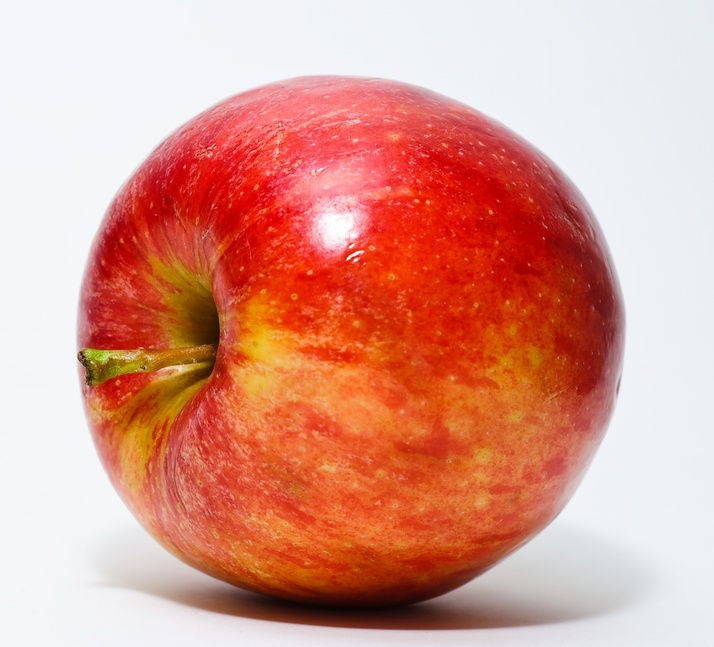
#> input picture backend/test_images/fresh_apple.jpg, 714 x 647 px, shrunk from 2418 x 2192 before the run; its folder holds 2 pictures in this run
$ python test_image_analysis.py   (older library calls are emulated)
#> lines starting #> are read from the running program, lines starting #| are printed output that depends on the picture; after the words box and inside, x2 and y2 are one past the last pixel; in counts of white or black regions, pixels touching at a corner belong together
### backend/ml/image_analysis.py
import cv2
import numpy as np

def analyze_image(image_bytes: bytes) -> dict:
    """
    OpenCV-based image analysis module using Localized Region Analysis.
    Calculates beginner-friendly visual heuristics directly from image pixels.
    This does NOT use any trained model. It relies purely on classical image processing.
    """

    np_arr = np.frombuffer(image_bytes, np.uint8)
    image = cv2.imdecode(np_arr, cv2.IMREAD_COLOR)
#> image is the input picture: shape (647, 714, 3); mean B, G, R 140.6, 155.7, 219.7

    if image is None:
        raise ValueError("Failed to decode image bytes with OpenCV.")

    image_rgb = cv2.cvtColor(image, cv2.COLOR_BGR2RGB)
    image_hsv = cv2.cvtColor(image, cv2.COLOR_BGR2HSV)
#> image_hsv: shape (647, 714, 3); mean H, S, V 65.1, 105.8, 222.1
    gray_image = cv2.cvtColor(image, cv2.COLOR_BGR2GRAY)
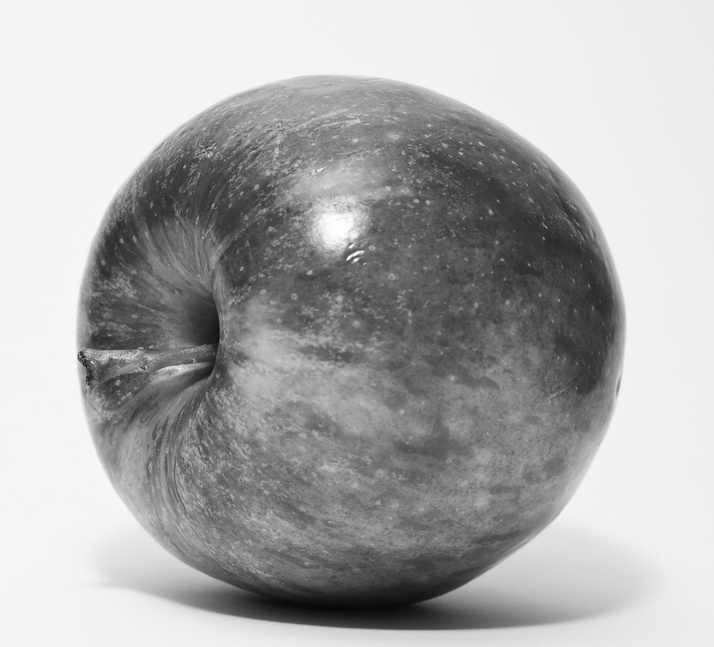
#> gray_image: shape (647, 714); min 6, max 255, mean 173.1

    total_pixels = image.shape[0] * image.shape[1]
#> total_pixels = 461958

    # Saturation threshold: food is saturated, white/gray/black backgrounds are not
    s_channel = image_hsv[:, :, 1]
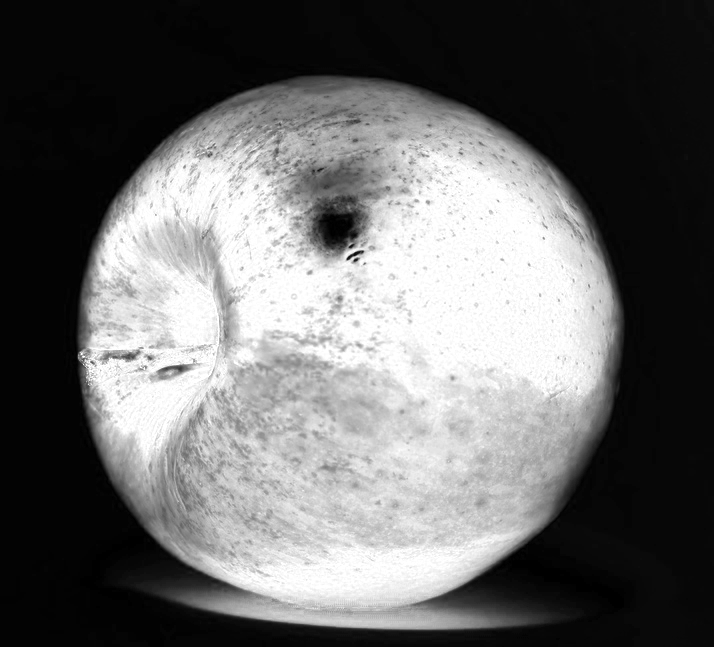
#> s_channel: shape (647, 714); min 0, max 255, mean 105.8
    _, foreground_mask = cv2.threshold(s_channel, 20, 255, cv2.THRESH_BINARY)
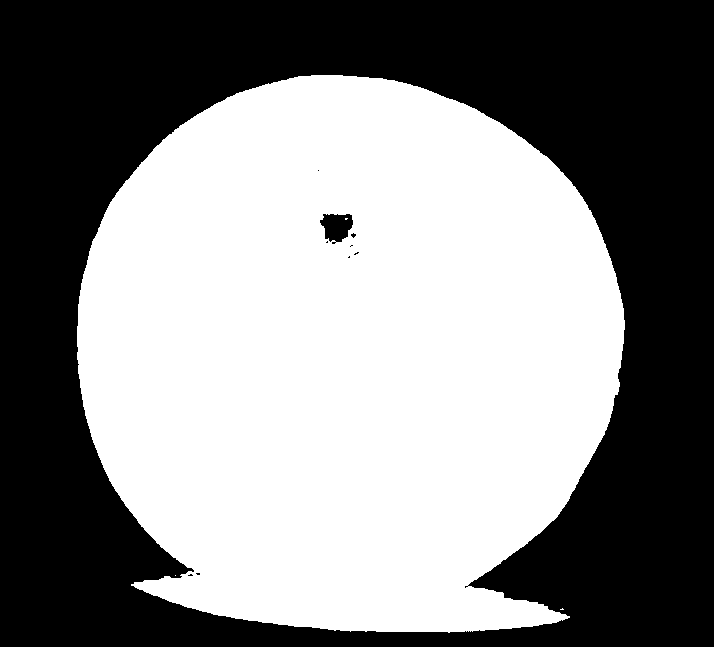
#> foreground_mask: shape (647, 714); 52.5% white; 10 black regions (8 under 20 px), largest, box (x1, y1, x2, y2) and area: (0, 0, 714, 647) 218627, (320, 214, 353, 244) 688

    # If foreground detection fails (e.g., white food on white plate), fallback to whole image
    food_area = cv2.countNonZero(foreground_mask)
#> food_area = 242597
    if food_area < (total_pixels * 0.10):
        food_area = total_pixels
        foreground_mask = np.ones(s_channel.shape, dtype=np.uint8) * 255

    avg_color_per_row = np.average(image_rgb, axis=0)
#> avg_color_per_row = 714 rows, first 8: [244.3, 245.3, 247.8], [244.3, 245.3, 247.8], [244.3, 245.3, 247.8], [244.3, 245.3, 247.8], [244.3, 245.3, 247.8], [244.3, 245.3, 247.8], [244.3, 245.3, 247.8], [244.3, 245.3, 247.8]
    avg_color = np.average(avg_color_per_row, axis=0)
#> avg_color = [219.7, 155.7, 140.6]

    lower_brown = np.array([10, 50, 20])
    upper_brown = np.array([20, 255, 200])
    brown_mask = cv2.inRange(image_hsv, lower_brown, upper_brown)
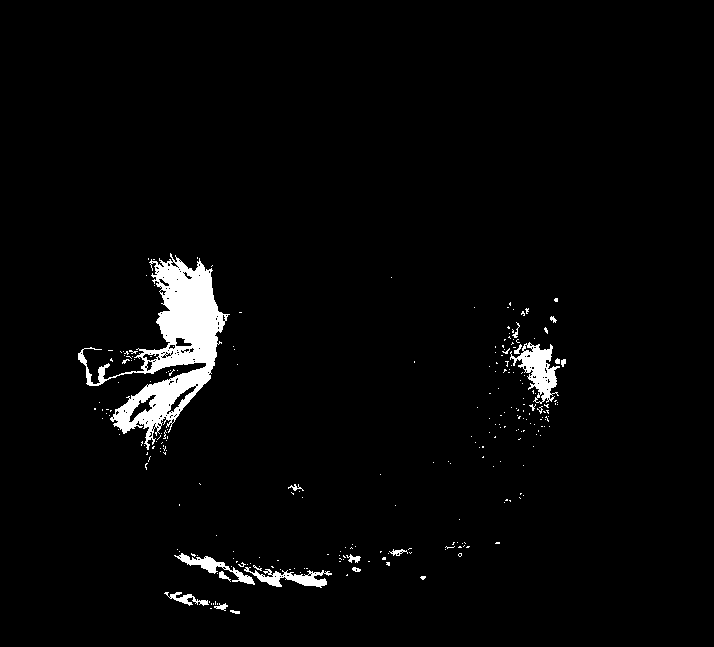
#> brown_mask: shape (647, 714); 2.9% white; 256 white regions (238 under 20 px), largest, box (x1, y1, x2, y2) and area: (78, 253, 230, 450) 9050, (510, 342, 560, 404) 1328, (244, 567, 332, 588) 728
    brown_mask = cv2.bitwise_and(brown_mask, foreground_mask)
    brown_pixel_ratio = (cv2.countNonZero(brown_mask) / food_area) * 100
#> brown_pixel_ratio = 5.44

    lower_dark = np.array([0, 0, 0])
    upper_dark = np.array([180, 255, 50])
    dark_mask = cv2.inRange(image_hsv, lower_dark, upper_dark)
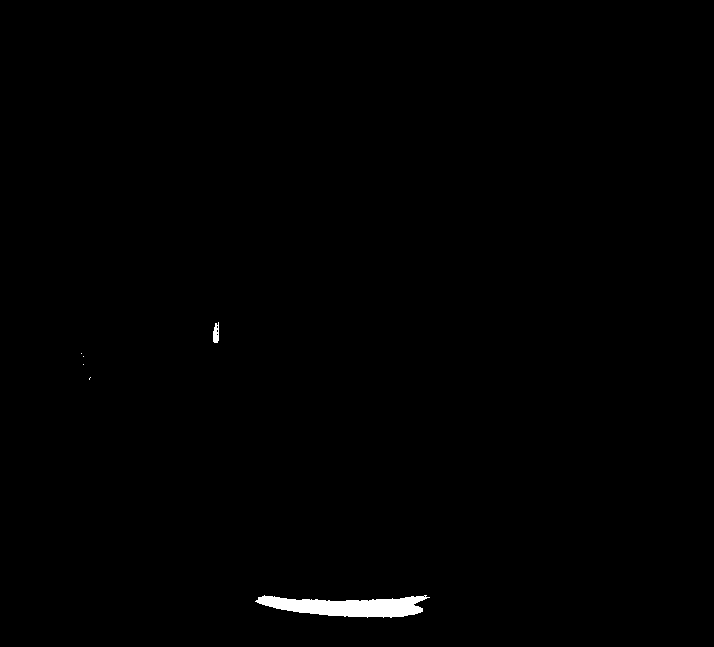
#> dark_mask: shape (647, 714); 0.56% white; 6 white regions (4 under 20 px), largest, box (x1, y1, x2, y2) and area: (255, 595, 430, 618) 2485, (213, 322, 219, 343) 99
    dark_mask = cv2.bitwise_and(dark_mask, foreground_mask)
    dark_pixel_ratio = (cv2.countNonZero(dark_mask) / food_area) * 100
#> dark_pixel_ratio = 1.07

    color_analysis = {
        "average_rgb": {
            "red": round(avg_color[0], 1),
            "green": round(avg_color[1], 1),
            "blue": round(avg_color[2], 1)
        },
        "brown_pixel_ratio": round(brown_pixel_ratio, 2),
        "dark_pixel_ratio": round(dark_pixel_ratio, 2)
    }

    texture_variance = cv2.Laplacian(gray_image, cv2.CV_64F).var()
#> texture_variance = 222.9

    edges = cv2.Canny(gray_image, 100, 200)
#> edges: shape (647, 714); 3.6% white in thin lines or dots, all inside (x1, y1, x2, y2) = (76, 75, 626, 631)
    edges = cv2.bitwise_and(edges, foreground_mask)
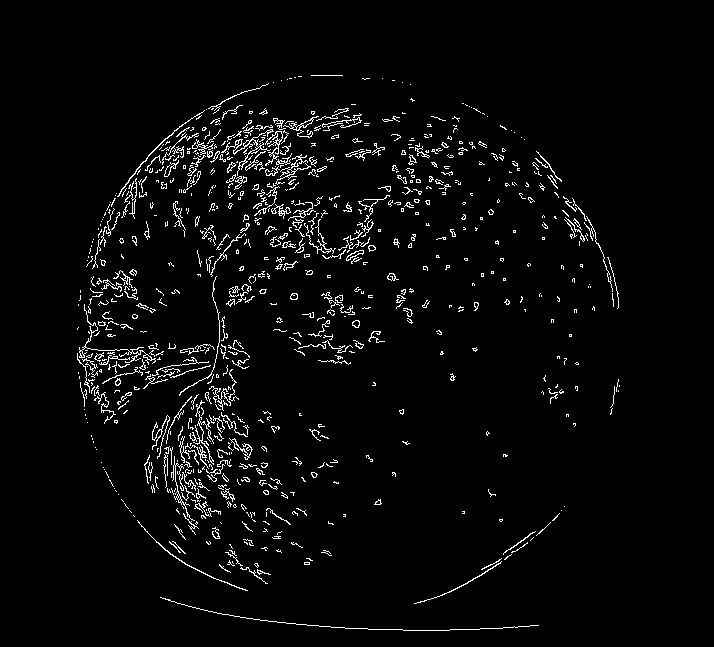
#> edges: shape (647, 714); 3.4% white in thin lines or dots, all inside (x1, y1, x2, y2) = (77, 75, 620, 631)
    edge_density = (cv2.countNonZero(edges) / food_area) * 100
#> edge_density = 6.48

    texture_analysis = {
        "texture_variance": round(texture_variance, 2),
        "edge_density": round(edge_density, 2),
        "surface_roughness": round(edge_density * 1.5, 2)
    }
#> texture_analysis = {'texture_variance': 222.9, 'edge_density': 6.48, 'surface_roughness': 9.72}

    discoloration_ratio = brown_pixel_ratio + dark_pixel_ratio
#> discoloration_ratio = 6.51

    degradation_analysis = {
        "discoloration_ratio": round(discoloration_ratio, 2),
        "dark_region_ratio": round(dark_pixel_ratio, 2),
        "surface_irregularity": round(texture_variance / 100, 2)
    }
#> degradation_analysis = {'discoloration_ratio': 6.51, 'dark_region_ratio': 1.07, 'surface_irregularity': 2.23}

    def get_max_region_ratio(mask):
        """Finds the largest connected component in the mask relative to the food area."""
        contours, _ = cv2.findContours(mask, cv2.RETR_EXTERNAL, cv2.CHAIN_APPROX_SIMPLE)
#> contours = 254 contours, 243 with area under 20; largest, box (x1, y1, x2, y2) and area: (78, 253, 230, 450) 9312, (510, 342, 560, 404) 1272, (244, 567, 332, 588) 595, (174, 553, 255, 585) 501, (164, 592, 209, 606) 158
        max_area = 0
        for cnt in contours:
            area = cv2.contourArea(cnt)
            if area > max_area:
                max_area = area
#> this loop made 254 passes
#> (area, max_area) on passes 3, 9, 21, 226, 254: (35, 35), (158, 158), (595, 595), (1272.5, 1272.5), (9311.5, 9311.5)
#> area on passes 14, 20, 42, 47, 54: 37, 22, 43.5, 501, 45
#> after the loop, max_area = 9311.5
        return (max_area / food_area) * 100

    max_brown_region_ratio = get_max_region_ratio(brown_mask)
#> max_brown_region_ratio = 3.84
    max_dark_region_ratio = get_max_region_ratio(dark_mask)
#> in get_max_region_ratio (call 2), `contours, _ = cv2.findContours(mask, cv2.RETR_EXTERNAL, cv2.CHAIN_APPR..`: contours = 6 contours, 4 with area under 20; largest, box (x1, y1, x2, y2) and area: (255, 595, 430, 618) 2298, (213, 322, 219, 343) 79
#> the loop in get_max_region_ratio (call 2), `for cnt in contours:` made 6 passes
#> (area, max_area) on pass 1: (2298.5, 2298.5)
#> area on pass 6: 79
#> max_dark_region_ratio = 0.947

    lower_mold = np.array([0, 0, 180])
    upper_mold = np.array([180, 30, 255])
    mold_mask = cv2.inRange(image_hsv, lower_mold, upper_mold)
#> mold_mask: shape (647, 714); 47.9% white; 14 white regions (12 under 20 px), largest, box (x1, y1, x2, y2) and area: (0, 0, 714, 647) 220575, (319, 213, 357, 245) 848
    mold_mask = cv2.bitwise_and(mold_mask, foreground_mask)
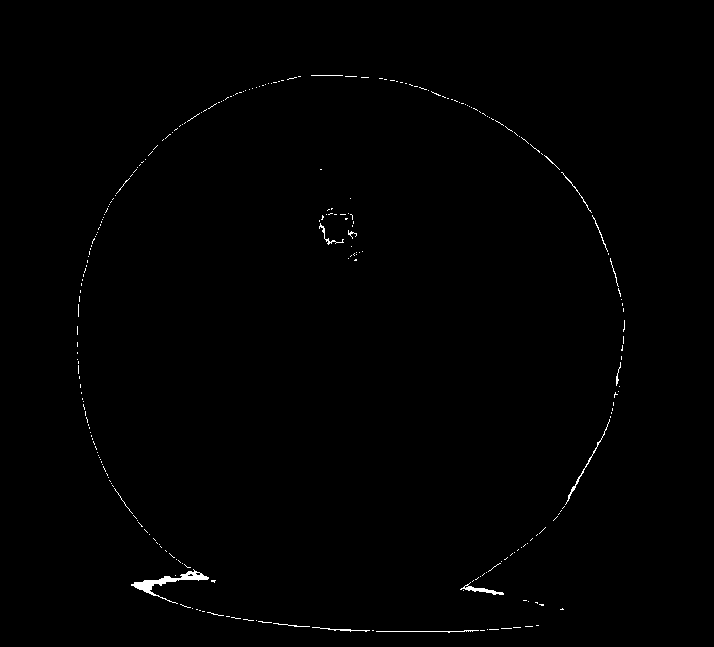
#> mold_mask: shape (647, 714); 0.49% white in thin lines or dots, all inside (x1, y1, x2, y2) = (77, 75, 625, 633)
    max_mold_region_ratio = get_max_region_ratio(mold_mask)
#> in get_max_region_ratio (call 3), `contours, _ = cv2.findContours(mask, cv2.RETR_EXTERNAL, cv2.CHAIN_APPR..`: contours = 259 contours, 255 with area under 20; largest, box (x1, y1, x2, y2) and area: (131, 569, 209, 604) 438, (460, 582, 504, 595) 108, (565, 419, 610, 505) 55, (319, 223, 344, 245) 28
#> max_mold_region_ratio = 0.181

    # Thresholds use localized region areas rather than global pixel counts (conservative)
    possible_bruising = max_brown_region_ratio > 3.0 or max_dark_region_ratio > 2.0
#> possible_bruising = True
    possible_physical_damage = edge_density > 15.0 and texture_variance > 1500.0
#> possible_physical_damage = False
    possible_mold_indicator = max_mold_region_ratio > 1.0
#> possible_mold_indicator = False

    damage_indicators = {
        "possible_bruising": bool(possible_bruising),
        "possible_physical_damage": bool(possible_physical_damage)
    }
#> damage_indicators = {'possible_bruising': True, 'possible_physical_damage': False}

    return {
        "color_analysis": color_analysis,
        "texture_analysis": texture_analysis,
        "degradation_analysis": degradation_analysis,
        "damage_indicators": damage_indicators,
        "possible_mold_indicator": bool(possible_mold_indicator),
        "disclaimer": "Basic visual heuristics only; no dedicated damage/mold detection model is trained."
    }

### backend/test_image_analysis.py
import os
import json
from ml.image_analysis import analyze_image

def main():
    test_image_path = os.path.join(os.path.dirname(__file__), "test_images", "fresh_apple.jpg")

    print(f"Testing OpenCV analysis with image: {test_image_path}")

    if not os.path.exists(test_image_path):
        print(f"Error: Could not find image at {test_image_path}")
        return

    with open(test_image_path, "rb") as f:
        image_bytes = f.read()

    print("\nExecuting analyze_image()...")

    try:
        result = analyze_image(image_bytes)
#> result = 6 items

        print("\n--- ANALYSIS RESULT ---")
        print(json.dumps(result, indent=4))
#> (printed output is left out)

    except Exception as e:
        print(f"Error during analysis: {e}")

if __name__ == "__main__":
    main()
